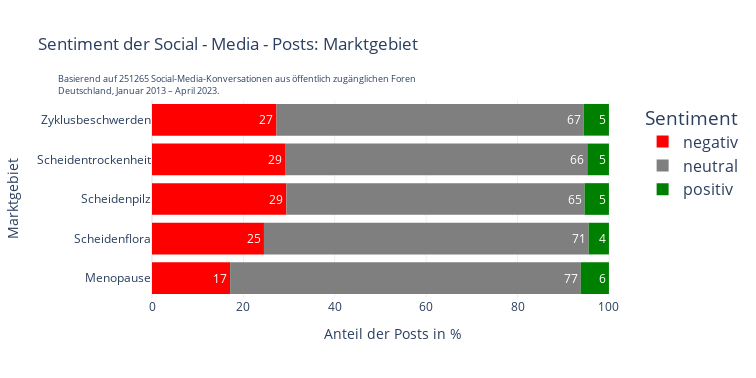
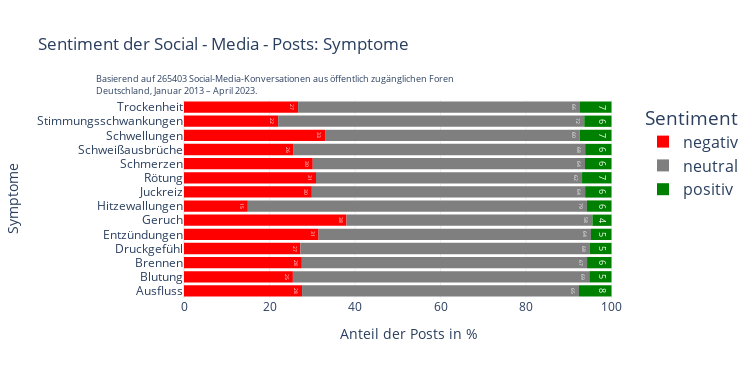
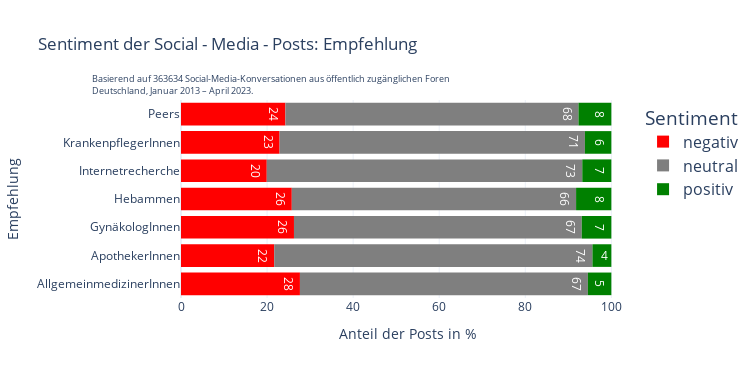
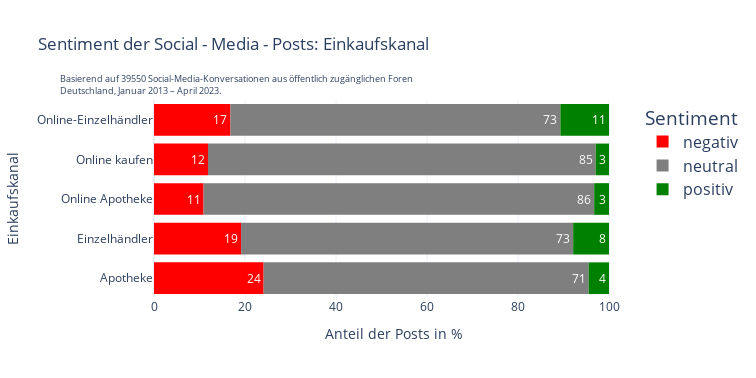

The code cell stored with these charts, in order, in its notebook:
### Code cell
def filter_and_plot(df, filter, count_sum, title, save_name="img"):
    filtered = df[df['subcategory'].isin(filter)]

    count_sum = filtered['Count'].sum()
    
    fig = px.histogram(
        filtered,
        x="Count",
        y="subcategory",
        color="sentiment",
        barnorm="percent",
        orientation="h",
        labels={
            "subcategory": title,
            "sentiment": "Sentiment",
            "Count": "Number of Posts",
        },
        title=f'Sentiment der Social - Media - Posts: {title}',

        color_discrete_sequence=["red", "#7f7f7f", "green"],
        text_auto=".0f",
        nbins = 100,)
    
    fig.update_layout(
        template='plotly_white',
        xaxis_title='Anteil der Posts in %',
        #yaxis_range=[0, 1.1 * df['Count'].max()],
        #xaxis=dict(
            #tickmode='linear',
            #dtick=1,
            #automargin=True
        #),
        yaxis={'automargin': True},
        #margin=dict(l=130, r=150, b=10, pad=30),
        autosize=False,
        width=20 * 37.8,  # Convert 20 cm to inches (1 cm = 37.8 inches)
        height=10 * 37.8,  # Convert 9 cm to inches (1 cm = 37.8 inches)
        legend=dict(font=dict(size=16))
        )


    fig.add_annotation(dict(font=dict(size=9),
                    x=-0.2,
                    y=1.15,
                    showarrow=False,
                    text=f"Basierend auf {count_sum} Social-Media-Konversationen aus öffentlich zugänglichen Foren <br>Deutschland, Januar 2013 – April 2023.",
                    textangle=0,
                    xanchor='left',
                    xref="paper",
                    yref="paper",
                    align="left"
                    ))
    
   
    
    #fig.write_image(save_name+".png")
    fig.show()
    

filter_and_plot(out, market_area, "Marktgebiet", "Marktgebiet")
filter_and_plot(out, symptoms, "Symptome", "Symptome")
filter_and_plot(out, advice_from, "Empfehlung",  "Empfehlung")
filter_and_plot(out, buying_channel, "Einkaufskanal", "Einkaufskanal")
filter_and_plot(out, mode_of_administration, "Darreichungsform", "Darreichungsform")
filter_and_plot(out, main_brands, "Hauptmarken", "Hauptmarken")
filter_and_plot(out, milchsaure, "Milchsäure vs. Milchsäurebakterien", "Milchsäure vs. Milchsäurebakterien")
filter_and_plot(out, pregnancy, "Schwangerschaft", "Schwangerschaft")
filter_and_plot(out, rx, "Freiverkäuflich vs. Rezeptpflichtig", "Freiverkäuflich vs. Rezeptpflichtig")

### Figure 1 — Plotly figure (JSON) as saved in the notebook; plotly's stock layout.template omitted (floating-point values rounded to 4 significant figures)
{"data": [{"alignmentgroup": "True", "bingroup": "y", "histfunc": "sum", "hovertemplate": "Sentiment=negativ<br>sum of Number of Posts (normalized as percent)=%{x}<br>Marktgebiet=%{y}<extra></extra>", "legendgroup": "negativ", "marker": {"color": "red", "pattern": {"shape": ""}}, "name": "negativ", "nbinsy": 100, "offsetgroup": "negativ", "orientation": "h", "showlegend": true, "texttemplate": "%{value:.0f}", "type": "histogram", "x": [16294, 10639, 13607, 4865, 13491], "xaxis": "x", "y": ["Menopause", "Scheidenflora", "Scheidenpilz", "Scheidentrockenheit", "Zyklusbeschwerden"], "yaxis": "y"}, {"alignmentgroup": "True", "bingroup": "y", "histfunc": "sum", "hovertemplate": "Sentiment=neutral<br>sum of Number of Posts (normalized as percent)=%{x}<br>Marktgebiet=%{y}<extra></extra>", "legendgroup": "neutral", "marker": {"color": "#7f7f7f", "pattern": {"shape": ""}}, "name": "neutral", "nbinsy": 100, "offsetgroup": "neutral", "orientation": "h", "showlegend": true, "texttemplate": "%{value:.0f}", "type": "histogram", "x": [73180, 30854, 30196, 11055, 33305], "xaxis": "x", "y": ["Menopause", "Scheidenflora", "Scheidenpilz", "Scheidentrockenheit", "Zyklusbeschwerden"], "yaxis": "y"}, {"alignmentgroup": "True", "bingroup": "y", "histfunc": "sum", "hovertemplate": "Sentiment=positiv<br>sum of Number of Posts (normalized as percent)=%{x}<br>Marktgebiet=%{y}<extra></extra>", "legendgroup": "positiv", "marker": {"color": "green", "pattern": {"shape": ""}}, "name": "positiv", "nbinsy": 100, "offsetgroup": "positiv", "orientation": "h", "showlegend": true, "texttemplate": "%{value:.0f}", "type": "histogram", "x": [5863, 1930, 2472, 791, 2723], "xaxis": "x", "y": ["Menopause", "Scheidenflora", "Scheidenpilz", "Scheidentrockenheit", "Zyklusbeschwerden"], "yaxis": "y"}], "layout": {"annotations": [{"align": "left", "font": {"size": 9}, "showarrow": false, "text": "Basierend auf 251265 Social-Media-Konversationen aus öffentlich zugänglichen Foren <br>Deutschland, Januar 2013 – April 2023.", "textangle": 0, "x": -0.2, "xanchor": "left", "xref": "paper", "y": 1.15, "yref": "paper"}], "autosize": false, "barmode": "relative", "barnorm": "percent", "height": 378, "legend": {"font": {"size": 16}, "title": {"text": "Sentiment"}, "tracegroupgap": 0}, "title": {"text": "Sentiment der Social - Media - Posts: Marktgebiet"}, "width": 756, "xaxis": {"anchor": "y", "domain": [0, 1], "title": {"text": "Anteil der Posts in %"}}, "yaxis": {"anchor": "x", "automargin": true, "domain": [0, 1], "title": {"text": "Marktgebiet"}}}}

### Figure 2 — Plotly figure (JSON) as saved in the notebook; plotly's stock layout.template omitted (floating-point values rounded to 4 significant figures)
{"data": [{"alignmentgroup": "True", "bingroup": "y", "histfunc": "sum", "hovertemplate": "Sentiment=negativ<br>sum of Number of Posts (normalized as percent)=%{x}<br>Symptome=%{y}<extra></extra>", "legendgroup": "negativ", "marker": {"color": "red", "pattern": {"shape": ""}}, "name": "negativ", "nbinsy": 100, "offsetgroup": "negativ", "orientation": "h", "showlegend": true, "texttemplate": "%{value:.0f}", "type": "histogram", "x": [24550, 7177, 8208, 216, 210, 571, 260, 8209, 130, 22432, 179, 133, 180, 2560], "xaxis": "x", "y": ["Ausfluss", "Blutung", "Brennen", "Druckgefühl", "Entzündungen", "Geruch", "Hitzewallungen", "Juckreiz", "Rötung", "Schmerzen", "Schweißausbrüche", "Schwellungen", "Stimmungsschwankungen", "Trockenheit"], "yaxis": "y"}, {"alignmentgroup": "True", "bingroup": "y", "histfunc": "sum", "hovertemplate": "Sentiment=neutral<br>sum of Number of Posts (normalized as percent)=%{x}<br>Symptome=%{y}<extra></extra>", "legendgroup": "neutral", "marker": {"color": "#7f7f7f", "pattern": {"shape": ""}}, "name": "neutral", "nbinsy": 100, "offsetgroup": "neutral", "orientation": "h", "showlegend": true, "texttemplate": "%{value:.0f}", "type": "histogram", "x": [57586, 19533, 19865, 537, 425, 864, 1381, 17548, 262, 47423, 476, 240, 585, 6325], "xaxis": "x", "y": ["Ausfluss", "Blutung", "Brennen", "Druckgefühl", "Entzündungen", "Geruch", "Hitzewallungen", "Juckreiz", "Rötung", "Schmerzen", "Schweißausbrüche", "Schwellungen", "Stimmungsschwankungen", "Trockenheit"], "yaxis": "y"}, {"alignmentgroup": "True", "bingroup": "y", "histfunc": "sum", "hovertemplate": "Sentiment=positiv<br>sum of Number of Posts (normalized as percent)=%{x}<br>Symptome=%{y}<extra></extra>", "legendgroup": "positiv", "marker": {"color": "green", "pattern": {"shape": ""}}, "name": "positiv", "nbinsy": 100, "offsetgroup": "positiv", "orientation": "h", "showlegend": true, "texttemplate": "%{value:.0f}", "type": "histogram", "x": [6764, 1463, 1703, 40, 32, 67, 100, 1694, 29, 4614, 43, 30, 52, 707], "xaxis": "x", "y": ["Ausfluss", "Blutung", "Brennen", "Druckgefühl", "Entzündungen", "Geruch", "Hitzewallungen", "Juckreiz", "Rötung", "Schmerzen", "Schweißausbrüche", "Schwellungen", "Stimmungsschwankungen", "Trockenheit"], "yaxis": "y"}], "layout": {"annotations": [{"align": "left", "font": {"size": 9}, "showarrow": false, "text": "Basierend auf 265403 Social-Media-Konversationen aus öffentlich zugänglichen Foren <br>Deutschland, Januar 2013 – April 2023.", "textangle": 0, "x": -0.2, "xanchor": "left", "xref": "paper", "y": 1.15, "yref": "paper"}], "autosize": false, "barmode": "relative", "barnorm": "percent", "height": 378, "legend": {"font": {"size": 16}, "title": {"text": "Sentiment"}, "tracegroupgap": 0}, "title": {"text": "Sentiment der Social - Media - Posts: Symptome"}, "width": 756, "xaxis": {"anchor": "y", "domain": [0, 1], "title": {"text": "Anteil der Posts in %"}}, "yaxis": {"anchor": "x", "automargin": true, "domain": [0, 1], "title": {"text": "Symptome"}}}}

### Figure 3 — Plotly figure (JSON) as saved in the notebook; plotly's stock layout.template omitted (floating-point values rounded to 4 significant figures)
{"data": [{"alignmentgroup": "True", "bingroup": "y", "histfunc": "sum", "hovertemplate": "Sentiment=negativ<br>sum of Number of Posts (normalized as percent)=%{x}<br>Empfehlung=%{y}<extra></extra>", "legendgroup": "negativ", "marker": {"color": "red", "pattern": {"shape": ""}}, "name": "negativ", "nbinsy": 100, "offsetgroup": "negativ", "orientation": "h", "showlegend": true, "texttemplate": "%{value:.0f}", "type": "histogram", "x": [4924, 6901, 61781, 3218, 12388, 317, 623], "xaxis": "x", "y": ["AllgemeinmedizinerInnen", "ApothekerInnen", "GynäkologInnen", "Hebammen", "Internetrecherche", "KrankenpflegerInnen", "Peers"], "yaxis": "y"}, {"alignmentgroup": "True", "bingroup": "y", "histfunc": "sum", "hovertemplate": "Sentiment=neutral<br>sum of Number of Posts (normalized as percent)=%{x}<br>Empfehlung=%{y}<extra></extra>", "legendgroup": "neutral", "marker": {"color": "#7f7f7f", "pattern": {"shape": ""}}, "name": "neutral", "nbinsy": 100, "offsetgroup": "neutral", "orientation": "h", "showlegend": true, "texttemplate": "%{value:.0f}", "type": "histogram", "x": [11922, 23559, 157391, 8257, 45569, 982, 1749], "xaxis": "x", "y": ["AllgemeinmedizinerInnen", "ApothekerInnen", "GynäkologInnen", "Hebammen", "Internetrecherche", "KrankenpflegerInnen", "Peers"], "yaxis": "y"}, {"alignmentgroup": "True", "bingroup": "y", "histfunc": "sum", "hovertemplate": "Sentiment=positiv<br>sum of Number of Posts (normalized as percent)=%{x}<br>Empfehlung=%{y}<extra></extra>", "legendgroup": "positiv", "marker": {"color": "green", "pattern": {"shape": ""}}, "name": "positiv", "nbinsy": 100, "offsetgroup": "positiv", "orientation": "h", "showlegend": true, "texttemplate": "%{value:.0f}", "type": "histogram", "x": [971, 1399, 16181, 1024, 4197, 85, 196], "xaxis": "x", "y": ["AllgemeinmedizinerInnen", "ApothekerInnen", "GynäkologInnen", "Hebammen", "Internetrecherche", "KrankenpflegerInnen", "Peers"], "yaxis": "y"}], "layout": {"annotations": [{"align": "left", "font": {"size": 9}, "showarrow": false, "text": "Basierend auf 363634 Social-Media-Konversationen aus öffentlich zugänglichen Foren <br>Deutschland, Januar 2013 – April 2023.", "textangle": 0, "x": -0.2, "xanchor": "left", "xref": "paper", "y": 1.15, "yref": "paper"}], "autosize": false, "barmode": "relative", "barnorm": "percent", "height": 378, "legend": {"font": {"size": 16}, "title": {"text": "Sentiment"}, "tracegroupgap": 0}, "title": {"text": "Sentiment der Social - Media - Posts: Empfehlung"}, "width": 756, "xaxis": {"anchor": "y", "domain": [0, 1], "title": {"text": "Anteil der Posts in %"}}, "yaxis": {"anchor": "x", "automargin": true, "domain": [0, 1], "title": {"text": "Empfehlung"}}}}

### Figure 4 — Plotly figure (JSON) as saved in the notebook; plotly's stock layout.template omitted (floating-point values rounded to 4 significant figures)
{"data": [{"alignmentgroup": "True", "bingroup": "y", "histfunc": "sum", "hovertemplate": "Sentiment=negativ<br>sum of Number of Posts (normalized as percent)=%{x}<br>Einkaufskanal=%{y}<extra></extra>", "legendgroup": "negativ", "marker": {"color": "red", "pattern": {"shape": ""}}, "name": "negativ", "nbinsy": 100, "offsetgroup": "negativ", "orientation": "h", "showlegend": true, "texttemplate": "%{value:.0f}", "type": "histogram", "x": [2614, 2058, 130, 1972, 22], "xaxis": "x", "y": ["Apotheke", "Einzelhändler", "Online Apotheke", "Online kaufen", "Online-Einzelhändler"], "yaxis": "y"}, {"alignmentgroup": "True", "bingroup": "y", "histfunc": "sum", "hovertemplate": "Sentiment=neutral<br>sum of Number of Posts (normalized as percent)=%{x}<br>Einkaufskanal=%{y}<extra></extra>", "legendgroup": "neutral", "marker": {"color": "#7f7f7f", "pattern": {"shape": ""}}, "name": "neutral", "nbinsy": 100, "offsetgroup": "neutral", "orientation": "h", "showlegend": true, "texttemplate": "%{value:.0f}", "type": "histogram", "x": [7750, 7850, 1026, 14157, 95], "xaxis": "x", "y": ["Apotheke", "Einzelhändler", "Online Apotheke", "Online kaufen", "Online-Einzelhändler"], "yaxis": "y"}, {"alignmentgroup": "True", "bingroup": "y", "histfunc": "sum", "hovertemplate": "Sentiment=positiv<br>sum of Number of Posts (normalized as percent)=%{x}<br>Einkaufskanal=%{y}<extra></extra>", "legendgroup": "positiv", "marker": {"color": "green", "pattern": {"shape": ""}}, "name": "positiv", "nbinsy": 100, "offsetgroup": "positiv", "orientation": "h", "showlegend": true, "texttemplate": "%{value:.0f}", "type": "histogram", "x": [487, 848, 39, 488, 14], "xaxis": "x", "y": ["Apotheke", "Einzelhändler", "Online Apotheke", "Online kaufen", "Online-Einzelhändler"], "yaxis": "y"}], "layout": {"annotations": [{"align": "left", "font": {"size": 9}, "showarrow": false, "text": "Basierend auf 39550 Social-Media-Konversationen aus öffentlich zugänglichen Foren <br>Deutschland, Januar 2013 – April 2023.", "textangle": 0, "x": -0.2, "xanchor": "left", "xref": "paper", "y": 1.15, "yref": "paper"}], "autosize": false, "barmode": "relative", "barnorm": "percent", "height": 378, "legend": {"font": {"size": 16}, "title": {"text": "Sentiment"}, "tracegroupgap": 0}, "title": {"text": "Sentiment der Social - Media - Posts: Einkaufskanal"}, "width": 756, "xaxis": {"anchor": "y", "domain": [0, 1], "title": {"text": "Anteil der Posts in %"}}, "yaxis": {"anchor": "x", "automargin": true, "domain": [0, 1], "title": {"text": "Einkaufskanal"}}}}
